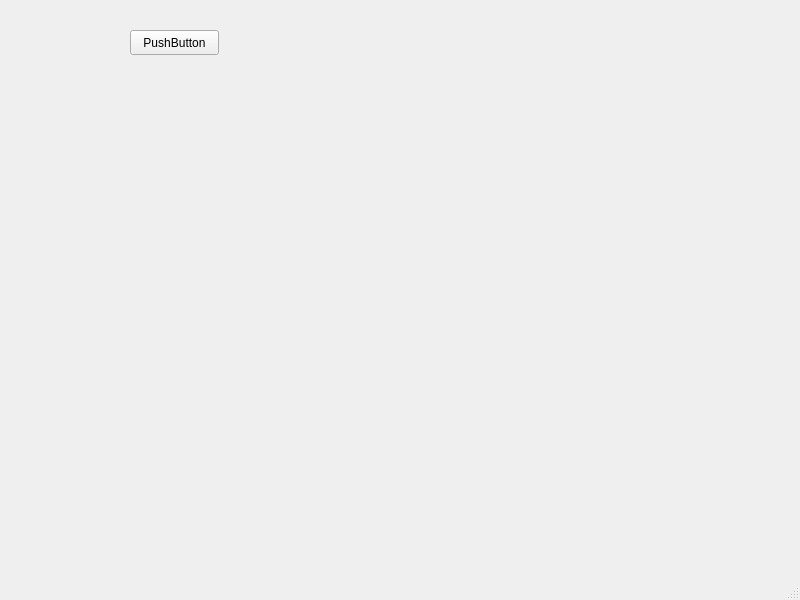
<?xml version="1.0" encoding="UTF-8"?>
<ui version="4.0">
 <class>MainWindow</class>
 <widget class="QMainWindow" name="MainWindow">
  <property name="geometry">
   <rect>
    <x>0</x>
    <y>0</y>
    <width>800</width>
    <height>600</height>
   </rect>
  </property>
  <property name="windowTitle">
   <string>MainWindow</string>
  </property>
  <widget class="QWidget" name="centralwidget">
   <widget class="QPushButton" name="pushButton">
    <property name="geometry">
     <rect>
      <x>130</x>
      <y>30</y>
      <width>89</width>
      <height>25</height>
     </rect>
    </property>
    <property name="text">
     <string>PushButton</string>
    </property>
   </widget>
  </widget>
  <widget class="QMenuBar" name="menubar">
   <property name="geometry">
    <rect>
     <x>0</x>
     <y>0</y>
     <width>800</width>
     <height>22</height>
    </rect>
   </property>
  </widget>
  <widget class="QStatusBar" name="statusbar"/>
 </widget>
 <resources/>
 <connections/>
</ui>
